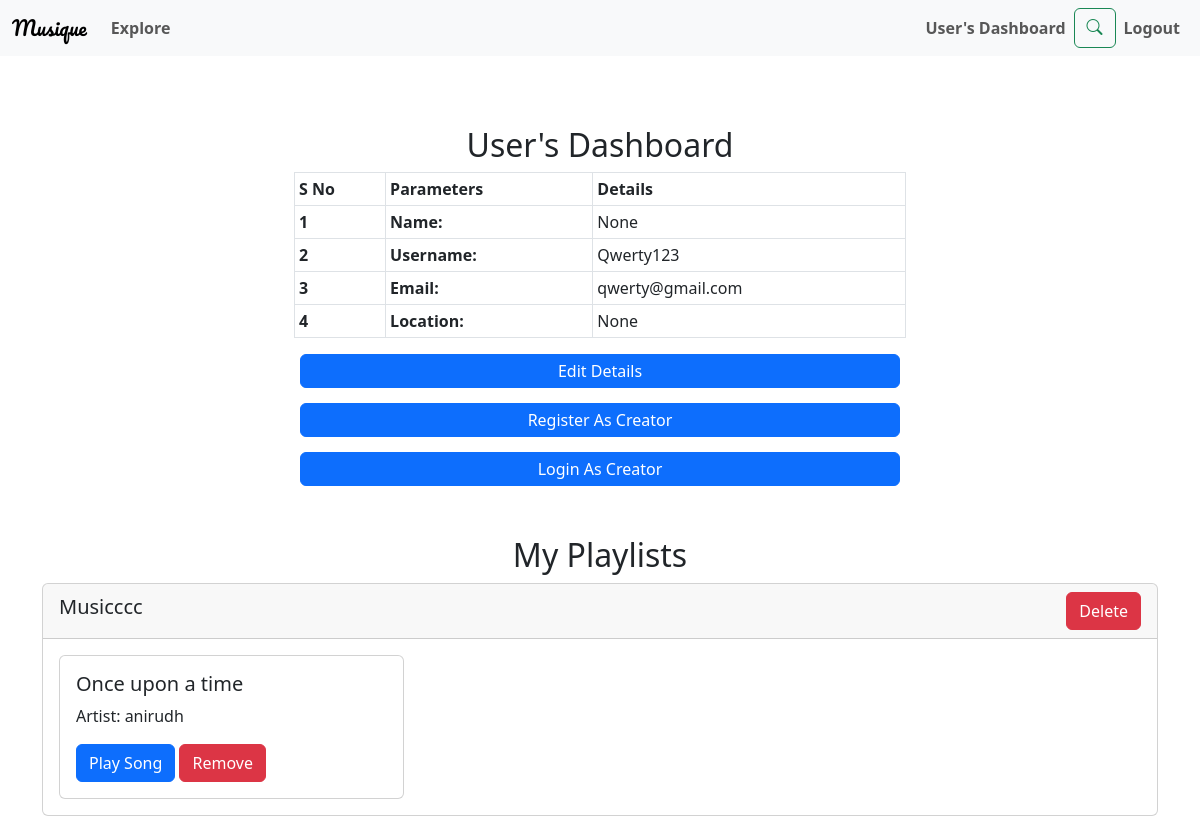
Screenshot of /user_dashboard (signed in) with the database file from the repository.
### website/models.py (models this page shows)
class User(db.Model, UserMixin):
    id = db.Column(db.Integer, primary_key=True, autoincrement=True)
    username = db.Column(db.String(255), unique=True, nullable=False)
    email = db.Column(db.String(255), unique=True, nullable=False)
    password = db.Column(db.String(255), nullable=False)
    name = db.Column(db.String(255))
    location = db.Column(db.String(255))
    role = db.Column(db.String(50), default='user')
    permission = db.Column(db.String(50), default='blacklist')

class Playlist(db.Model):
    id = db.Column(db.Integer, primary_key=True)
    user_id = db.Column(db.Integer, db.ForeignKey('user.id'), nullable=False)
    name = db.Column(db.String(255), nullable=False)
    songs = db.relationship('Song', backref='playlist', lazy=True)

class Song(db.Model):
    Songid = db.Column(db.Integer, primary_key=True, autoincrement=True)
    Song_name = db.Column(db.String, nullable=False)
    Song_Lyrics = db.Column(db.String, nullable=False)
    Song_Artist = db.Column(db.String, nullable=False)
    Song_genre = db.Column(db.String, nullable=False)
    Song_rating = db.Column(db.Float, default=0)  # Change to Float for more precise average
    creator_id = db.Column(db.Integer, db.ForeignKey('user.id'))
    album_id = db.Column(db.Integer, db.ForeignKey('album.album_id'))
    flag = db.Column(db.String, default='green')
    playlist_id = db.Column(db.Integer, db.ForeignKey('playlist.id'))
    ratings = db.relationship('Rating', backref='song', lazy=True)

### website/auth.py (the view)
@auth.route('/user_dashboard')
@login_required
def user_dashboard():
    playlists_with_songs = (
    Playlist.query
    .filter(Playlist.user_id == current_user.id)
    .join(Playlist.songs)
    .filter(User.permission == 'whitelist')
    .all()
)
    return render_template("user_dashboard.html", user=current_user,playlists_with_songs=playlists_with_songs)

### website/__init__.py (called while the page is built)
def create_app():
    app = Flask(__name__, static_url_path='/static', static_folder='static')
    app.config['SECRET_KEY'] = 'hjshjhdjah kjshkjdhjs'
    app.config['SQLALCHEMY_DATABASE_URI'] = f'sqlite:///{DB_NAME}'
    db.init_app(app)
    from .auth import auth
    from .models import User, Song, Album, Playlist
    app.register_blueprint(auth, url_prefix='/')
    with app.app_context():
        db.create_all()
    login_manager.login_view = 'auth.login'
    login_manager.init_app(app)
    @login_manager.user_loader
    def load_user(id):
        return User.query.get(int(id))
    return app

### website/templates/user_dashboard.html (shortened to what this page needs)
<!DOCTYPE html>
<html lang="en">
<head>
    <link href="https://cdn.jsdelivr.net/npm/bootstrap@5.3.0/dist/css/bootstrap.min.css" rel="stylesheet">
    <link rel="stylesheet" href="https://cdn.jsdelivr.net/npm/bootstrap-icons@1.10.0/font/bootstrap-icons.css">
</head>
<body>
    <nav class="navbar navbar-expand-lg navbar-light bg-light">
        <div class="container-fluid">
            <a class="navbar-brand">Musique</a>
            <div class="collapse navbar-collapse" id="navbarNav">
                <ul class="navbar-nav">
                    <li class="nav-item">
                        <a class="nav-link btn btn-outline-primary" href="{{ url_for('auth.explore') }}"><b>Explore</b></a>
                    </li>
                </ul>
                <ul class="navbar-nav ms-auto">
                    <li class="nav-item">
                        <a class="nav-link btn btn-outline-primary" href="{{ url_for('auth.user_dashboard') }}"><b>User's Dashboard</b></a>
                    </li>
                    <a class="btn btn-outline-success me-0" href="{{ url_for('auth.search') }}">
                        <i class="bi bi-search"></i>
                    </a>
                    <li class="nav-item">
                        <a class="nav-link btn btn-outline-primary" href="{{ url_for('auth.welcome') }}"><b>Logout</b></a>
                    </li>
                </ul>
            </div>
        </div>
    </nav>
        <div class="row justify-content-center" style="margin-top: 70px;margin-bottom: 70 px;">
            <h2>User's Dashboard</h2>
            <table class="table table-hover table-bordered table-sm" style="width: 50%;">
              <thead>
                <tr>
                  <th scope="col">S No</th>
                  <th scope="col">Parameters</th>
                  <th scope="col">Details</th>
                </tr>
              </thead>
              <tbody>
                <tr>
                  <th scope="row">1</th>
                  <td><strong>Name:</strong></td>
                  <td>{{ current_user.name }}</td>
                </tr>
                <tr>
                  <th scope="row">2</th>
                  <td><strong>Username:</strong></td>
                  <td>{{ current_user.username }}</td>
                </tr>
                <tr>
                  <th scope="row">3</th>
                  <td><strong>Email:</strong></td>
                  <td>{{ current_user.email }}</td>
                </tr>
                <tr>
                  <th scope="row">4</th>
                  <td><strong>Location:</strong></td>
                  <td>{{ current_user.location }}</td>
                </tr>
              </tbody>
            </table>
          </div>
    <button type="button" class="btn btn-primary" data-bs-toggle="modal" data-bs-target="#editDetailsModal" style="width: 50%; padding: 0.25rem 0.5rem; display: block; margin: 0 auto; margin-bottom: 15px;">Edit Details</button>
    <button type="button" class="btn btn-primary" data-bs-toggle="modal" data-bs-target="#registerAsCreatorModal" style="width: 50%; padding: 0.25rem 0.5rem; display: block; margin: 0 auto;margin-bottom: 15px;">Register As Creator</button>
    <button type="button" class="btn btn-primary" data-bs-toggle="modal" data-bs-target="#loginAsCreatorModal" style="width: 50%; padding: 0.25rem 0.5rem; display: block; margin: 0 auto;">Login As Creator</button>
    <div class="container">
        <h2 class="text-center" style="margin-top: 50px;">My Playlists</h2>
        {% if playlists_with_songs %}
        {% for playlist in playlists_with_songs %}
            <div class="card mb-3">
                <div class="card-header d-flex justify-content-between align-items-center">
                    <h5 class="card-title">{{ playlist.name }}</h5>
                        <button type="submit" class="btn btn-danger" data-bs-toggle="modal" data-bs-target="#deletePlaylistModal{{ playlist.id }}">
                            Delete
                        </button>
                </div>
                <div class="card-body">
                    <div class="row">
                        {% for song in playlist.songs %}
                        {% if song.flag=='green' %}
                            <div class="col-md-4">
                                <div class="card">
                                    <div class="card-body">
                                        <h5 class="card-title">{{ song.Song_name }}</h5>
                                        <p class="card-text">Artist: {{ song.Song_Artist }}</p>
                                        <button type="button" class="btn btn-primary" data-bs-toggle="modal" data-bs-target="#songModal{{ song.Songid }}">
                                            Play Song
                                        </button>
                                        <button type="submit" class="btn btn-danger" data-bs-toggle="modal" data-bs-target="#removeSongModal{{ song.Songid }}">
                                            Remove
                                        </button>
                                    </div>
                                </div>
                            </div>
                            {% endif %}
                        {% endfor %}
                    </div>
                </div>
            </div>
        {% endfor %}
        {% else %}
        <h3 class="text-center" style="margin-top: 50px;">You have no songs in your playlsits yet!</h3>
        {% endif %}
    </div>
</body>
</html>

### website/templates/user_dashboard.html (style rules this page uses)
.navbar-brand { font-family: 'Pacifico', cursive !important; }
h2 { text-align: center; }

### rows the page displays
User: name "None", username "Qwerty123", email "qwerty@gmail.com", location "None"
Playlist: name "Musicccc"
Song: Song_name "Once upon a time", Song_Artist "anirudh"
